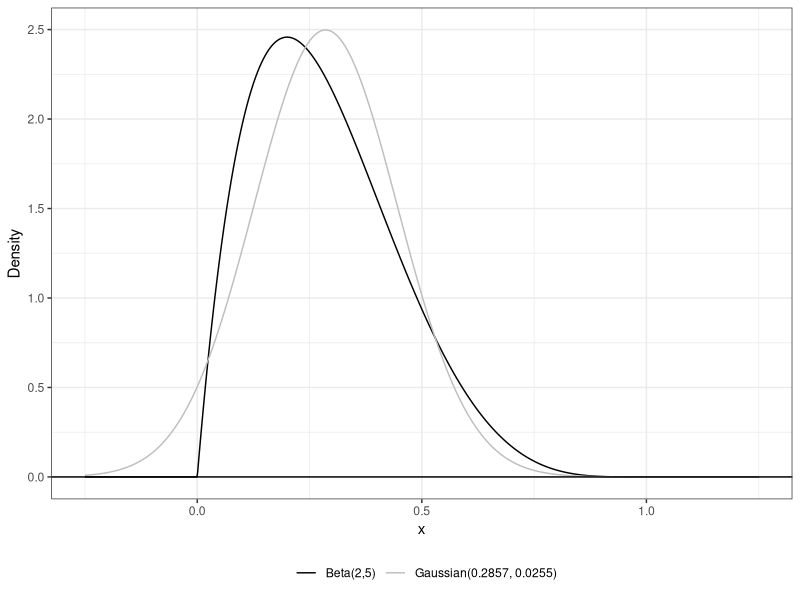
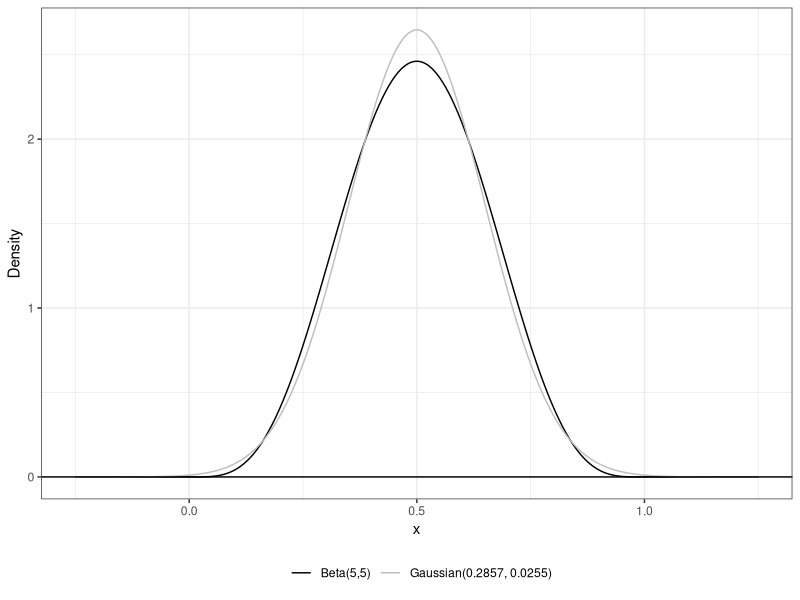
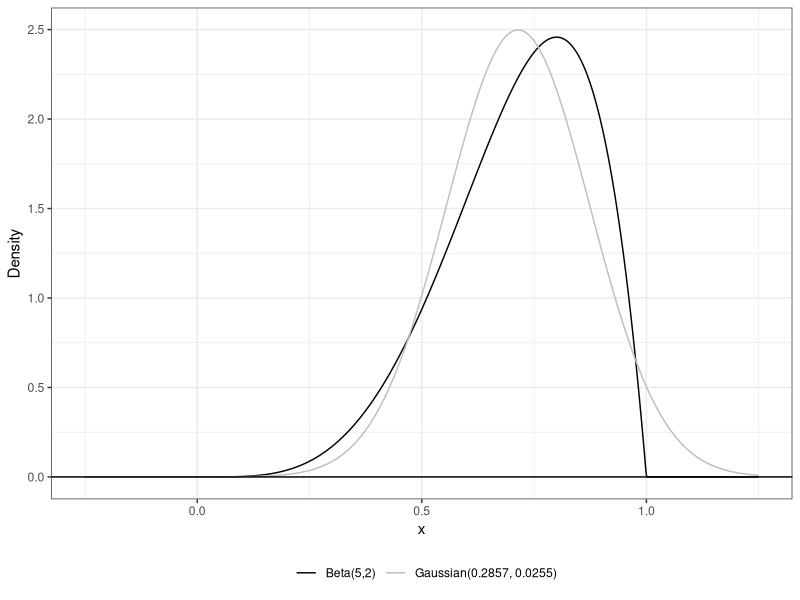
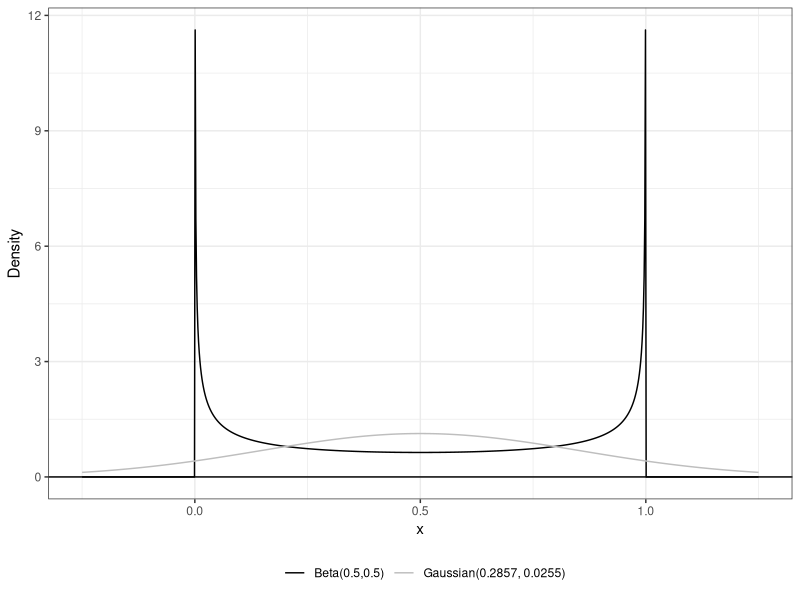

These charts were generated, in order, by the following R code: (Note: this script raises an error after producing the figures.)
library(tidyverse)

######################################################
#####     TASK ONE: Describing distribution     ######
######################################################

#######################
#Making function for mean, variance, skewness and kurtosis
######################
#Calculating mean
mean.calc = function(alpha, beta){
  mean = alpha/(alpha+beta)
  return(mean)
}

#Calculating Variance
variance.calc = function(alpha, beta){
  sd = sqrt((alpha*beta)/((alpha+beta)^2*(alpha+beta+1)))
  return(sd)
}

#Calculating Skewness
skew.calc = function(alpha, beta){
  skew = (2*(beta-alpha)*sqrt(alpha+beta+1))/((alpha+beta+2)*sqrt(alpha*beta))
  return(skew)
}

#Calculating Kurtosis
kurt.calc = function(alpha, beta){
  kurt.num = 6*((alpha-beta)^2*(alpha+beta+1)-alpha*beta*(alpha+beta+2))
  kurt.denum = alpha*beta*(alpha+beta+2)*(alpha+beta+3)
  kurt = kurt.num/kurt.denum
  return(kurt)
}


#Making a function to calculate distribution tibble
distribution.func = function(alpha, beta){
  
  mean = mean.calc(alpha, beta)
  sd = variance.calc(alpha, beta)
  
  distribute.dat <- tibble(x = seq(-0.25, 1.25, length.out=1000))|>   # generate a grid of points
    mutate(beta.pdf = dbeta(x, alpha, beta),                      # compute the beta PDF
           norm.pdf = dnorm(x,                                    # Gaussian distribution with
                            mean = mean,            # same mean and variance
                            sd = sd))
  
  return(distribute.dat)
  #Returning our created tibble
}

alpha = 2
beta = 5

mean = alpha/(alpha+beta)
sd = sqrt((alpha*beta)/((alpha+beta)^2*(alpha+beta+1)))

###Making a tibble for each parameter and getting values
#Alpha = 2, Beta = 5
distrib.tibble1 = distribution.func(2,5)
mean1 = mean.calc(2,5)
sd1 = variance.calc(2,5)
skew1 = skew.calc(2,5)
kurt1 = kurt.calc(2,5)


#Alpha = 5, Beta = 5
distrib.tibble2 = distribution.func(5,5)
mean2 = mean.calc(5,5)
sd2 = variance.calc(5,5)
skew2 = skew.calc(5,5)
kurt2 = kurt.calc(5,5)


#Alpha = 5, Beta = 2
distrib.tibble3 = distribution.func(5,2)
mean3 = mean.calc(5,2)
sd3 = variance.calc(5,2)
skew3 = skew.calc(5,2)
kurt3 = kurt.calc(5,2)


#Alpha = 0.5, Beta = 0.5
distrib.tibble4 = distribution.func(0.5,0.5)
mean4 = mean.calc(0.5,0.5)
sd4 = variance.calc(0.5,0.5)
skew4 = skew.calc(0.5,0.5)
kurt4 = kurt.calc(0.5,0.5)

####################
###Making a plot for each of the 4 tibbles
####################

plot1 = ggplot(data= distrib.tibble1)+                                              # specify data
  geom_line(aes(x=x, y=beta.pdf, color="Beta(2,5)")) +                 # plot beta dist
  geom_line(aes(x=x, y=norm.pdf, color="Gaussian(0.2857, 0.0255)")) +  # plot guassian dist
  geom_hline(yintercept=0)+                                            # plot x axis
  theme_bw()+                                                          # change theme
  xlab("x")+                                                           # label x axis
  ylab("Density")+                                                     # label y axis
  scale_color_manual("", values = c("black", "grey"))+                 # change colors
  theme(legend.position = "bottom")                                    # move legend to bottom

plot2 = ggplot(data= distrib.tibble2)+                                              # specify data
  geom_line(aes(x=x, y=beta.pdf, color="Beta(5,5)")) +                 # plot beta dist
  geom_line(aes(x=x, y=norm.pdf, color="Gaussian(0.2857, 0.0255)")) +  # plot guassian dist
  geom_hline(yintercept=0)+                                            # plot x axis
  theme_bw()+                                                          # change theme
  xlab("x")+                                                           # label x axis
  ylab("Density")+                                                     # label y axis
  scale_color_manual("", values = c("black", "grey"))+                 # change colors
  theme(legend.position = "bottom")                                    # move legend to bottom

plot3 = ggplot(data= distrib.tibble3)+                                              # specify data
  geom_line(aes(x=x, y=beta.pdf, color="Beta(5,2)")) +                 # plot beta dist
  geom_line(aes(x=x, y=norm.pdf, color="Gaussian(0.2857, 0.0255)")) +  # plot guassian dist
  geom_hline(yintercept=0)+                                            # plot x axis
  theme_bw()+                                                          # change theme
  xlab("x")+                                                           # label x axis
  ylab("Density")+                                                     # label y axis
  scale_color_manual("", values = c("black", "grey"))+                 # change colors
  theme(legend.position = "bottom")                                    # move legend to bottom

plot4 = ggplot(data= distrib.tibble4)+                                              # specify data
  geom_line(aes(x=x, y=beta.pdf, color="Beta(0.5,0.5)")) +                 # plot beta dist
  geom_line(aes(x=x, y=norm.pdf, color="Gaussian(0.2857, 0.0255)")) +  # plot guassian dist
  geom_hline(yintercept=0)+                                            # plot x axis
  theme_bw()+                                                          # change theme
  xlab("x")+                                                           # label x axis
  ylab("Density")+                                                     # label y axis
  scale_color_manual("", values = c("black", "grey"))+                 # change colors
  theme(legend.position = "bottom")                                    # move legend to bottom



################################################
###               TASK 2                    ####
################################################


beta.moment = function(alpha, beta, k, centered) {
  if (centered) { #Calculating the centered
    integrand = function(x) {
      (x-(x*dbeta(x,alpha,beta)))^k*dbeta(x,alpha,beta)
    }
    result = integrate(integrand, 0, 1)
  }
  else{ #Calculating uncentered
    integrand = function(x) {x^k * dbeta(x,alpha,beta)}
    result = integrate(integrand, 0, 1)
  }
  return(result)
}

###Testing function
#Testing Variance
beta.moment(2,5,3,T)
sd1

#Testing Kurtosis
(beta.moment(2,5,4,T)/(beta.moment(2,5,2,T))^2)-3
kurt1







